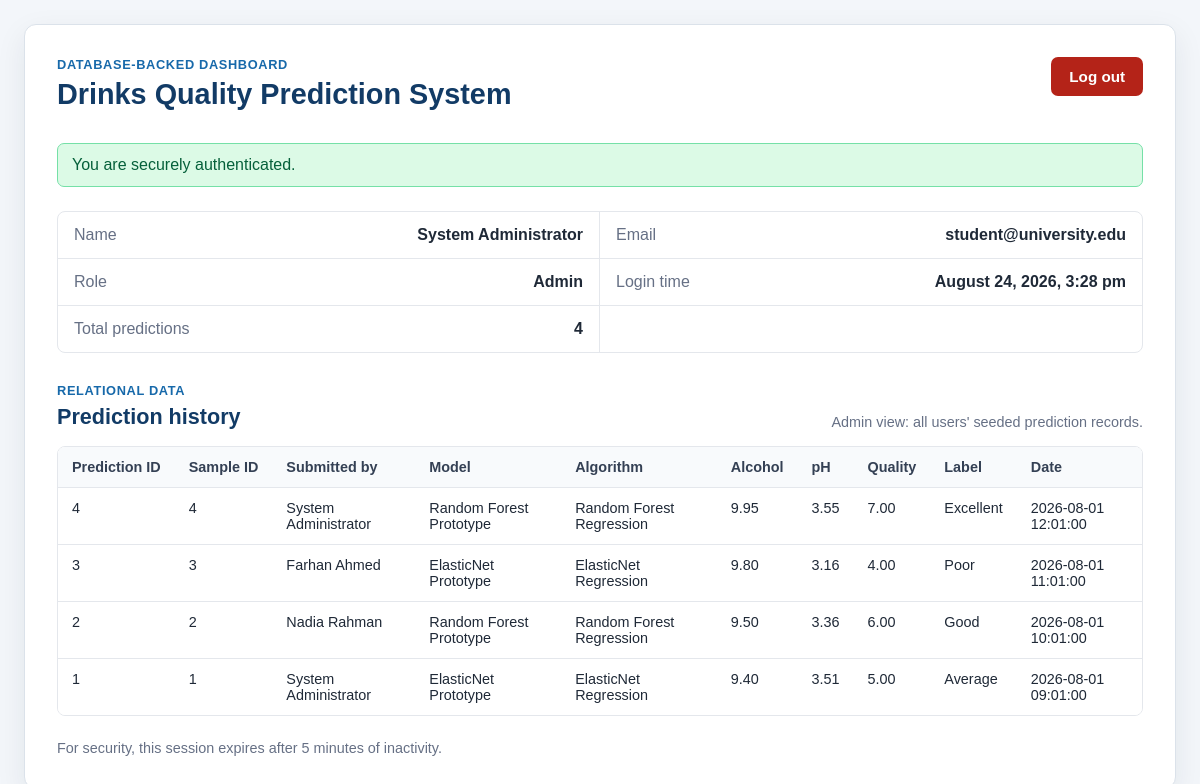
/week4_php_auth/dashboard.php (signed in), run on the app's committed database.
### tables this page shows
CREATE TABLE predictions (
    prediction_id INT UNSIGNED AUTO_INCREMENT PRIMARY KEY,
    sample_id INT UNSIGNED NOT NULL,
    model_id INT UNSIGNED NOT NULL,
    predicted_quality DECIMAL(5,2) NOT NULL,
    quality_label VARCHAR(30) NOT NULL,
    created_at TIMESTAMP NOT NULL DEFAULT CURRENT_TIMESTAMP,
    INDEX idx_predictions_sample_id (sample_id),
    INDEX idx_predictions_model_id (model_id),
    INDEX idx_predictions_created_at (created_at),
    CONSTRAINT fk_predictions_sample
        FOREIGN KEY (sample_id)
        REFERENCES drink_samples (sample_id)
        ON UPDATE CASCADE
        ON DELETE CASCADE,
    CONSTRAINT fk_predictions_model
        FOREIGN KEY (model_id)
        REFERENCES models (model_id)
        ON UPDATE CASCADE
        ON DELETE RESTRICT
);

CREATE TABLE drink_samples (
    sample_id INT UNSIGNED AUTO_INCREMENT PRIMARY KEY,
    user_id INT UNSIGNED NOT NULL,
    fixed_acidity DECIMAL(6,3) NOT NULL,
    volatile_acidity DECIMAL(6,3) NOT NULL,
    citric_acid DECIMAL(6,3) NOT NULL,
    residual_sugar DECIMAL(7,3) NOT NULL,
    chlorides DECIMAL(7,4) NOT NULL,
    free_sulfur_dioxide DECIMAL(7,2) NOT NULL,
    total_sulfur_dioxide DECIMAL(7,2) NOT NULL,
    density DECIMAL(7,5) NOT NULL,
    ph DECIMAL(4,2) NOT NULL,
    sulphates DECIMAL(5,3) NOT NULL,
    alcohol DECIMAL(5,2) NOT NULL,
    created_at TIMESTAMP NOT NULL DEFAULT CURRENT_TIMESTAMP,
    INDEX idx_drink_samples_user_id (user_id),
    CONSTRAINT fk_drink_samples_user
        FOREIGN KEY (user_id)
        REFERENCES users (user_id)
        ON UPDATE CASCADE
        ON DELETE CASCADE
);

CREATE TABLE users (
    user_id INT UNSIGNED AUTO_INCREMENT PRIMARY KEY,
    full_name VARCHAR(100) NOT NULL,
    email VARCHAR(120) NOT NULL,
    password_hash VARCHAR(255) NOT NULL,
    role ENUM('Admin', 'User') NOT NULL DEFAULT 'User',
    bio TEXT NULL,
    created_at TIMESTAMP NOT NULL DEFAULT CURRENT_TIMESTAMP,
    CONSTRAINT uq_users_email UNIQUE (email)
);

CREATE TABLE models (
    model_id INT UNSIGNED AUTO_INCREMENT PRIMARY KEY,
    model_name VARCHAR(100) NOT NULL,
    algorithm VARCHAR(100) NOT NULL,
    model_version VARCHAR(30) NOT NULL,
    accuracy DECIMAL(5,2) NULL DEFAULT NULL,
    is_active BOOLEAN NOT NULL DEFAULT TRUE,
    created_at TIMESTAMP NOT NULL DEFAULT CURRENT_TIMESTAMP,
    CONSTRAINT uq_models_name_version UNIQUE (model_name, model_version)
);

### week4_php_auth/dashboard.php (the view, shortened to what this page needs)
<?php
$user_id = (int) $_SESSION['user_id'];
$user_name = $_SESSION['user_name'] ?? 'User';
$user_email = $_SESSION['user_email'];
$user_role = $_SESSION['user_role'] ?? 'User';
$login_time = (int) ($_SESSION['login_time'] ?? time());
$is_admin = $user_role === 'Admin';
$predictions = [];
$dashboard_error = '';
require_once __DIR__ . '/config/db.php';
if ($pdo instanceof PDO) {
    try {
        $query = 'SELECT
                    p.prediction_id,
                    ds.sample_id,
                    u.full_name AS record_owner,
                    m.model_name,
                    m.algorithm,
                    ds.alcohol,
                    ds.ph,
                    p.predicted_quality,
                    p.quality_label,
                    p.created_at AS prediction_date
                  FROM predictions AS p
                  INNER JOIN drink_samples AS ds
                    ON p.sample_id = ds.sample_id
                  INNER JOIN users AS u
                    ON ds.user_id = u.user_id
                  INNER JOIN models AS m
                    ON p.model_id = m.model_id';
        if ($is_admin) {
            $query .= ' ORDER BY p.created_at DESC';
            $statement = $pdo->prepare($query);
            $statement->execute();
        } else {
            $query .= ' WHERE ds.user_id = :user_id ORDER BY p.created_at DESC';
            $statement = $pdo->prepare($query);
            $statement->execute(['user_id' => $user_id]);
        }
        $predictions = $statement->fetchAll();
    } catch (PDOException $exception) {
        error_log('Dashboard prediction query failed: ' . $exception->getMessage());
        $dashboard_error = 'Prediction history is temporarily unavailable. Please check that MySQL is running and try again.';
    }
} else {
    $dashboard_error = $database_connection_error !== ''
        ? $database_connection_error
        : 'Prediction history is temporarily unavailable.';
}
$prediction_count = count($predictions);
function escape_output($value): string
{
    return htmlspecialchars((string) $value, ENT_QUOTES, 'UTF-8');
}
?>
<!DOCTYPE html>
<html lang="en">
<head>
    <link rel="stylesheet" href="assets/style.css">
</head>
<body>
    <main class="page-center dashboard-page">
        <section class="card dashboard-card">
            <div class="dashboard-header">
                <div>
                    <p class="eyebrow">Database-backed dashboard</p>
                    <h1>Drinks Quality Prediction System</h1>
                </div>
                <a href="logout.php" class="button logout-button">Log out</a>
            </div>
            <div class="message success" role="status">
                You are securely authenticated.
            </div>
            <div class="account-details dashboard-meta-grid">
                <div class="detail-row">
                    <span>Name</span>
                    <strong><?php echo escape_output($user_name); ?></strong>
                </div>
                <div class="detail-row">
                    <span>Email</span>
                    <strong><?php echo escape_output($user_email); ?></strong>
                </div>
                <div class="detail-row">
                    <span>Role</span>
                    <strong><?php echo escape_output($user_role); ?></strong>
                </div>
                <div class="detail-row">
                    <span>Login time</span>
                    <strong><?php echo escape_output(date('F j, Y, g:i a', $login_time)); ?></strong>
                </div>
                <div class="detail-row">
                    <span>Total predictions</span>
                    <strong><?php echo escape_output($prediction_count); ?></strong>
                </div>
            </div>
            <section class="history-section" aria-labelledby="history-title">
                <div class="history-heading">
                    <div>
                        <p class="eyebrow">Relational data</p>
                        <h2 id="history-title">Prediction history</h2>
                    </div>
                    <p>
                        <?php if ($is_admin): ?>
                            Admin view: all users' seeded prediction records.
                        <?php else: ?>
                            User view: only your prediction records.
                        <?php endif; ?>
                    </p>
                </div>
                <?php if ($dashboard_error === '' && $predictions === []): ?>
                    <div class="empty-state" role="status">
                        No prediction history is available for this account yet.
                    </div>
                <?php elseif ($predictions !== []): ?>
                    <div class="table-wrapper">
                        <table>
                            <thead>
                                <tr>
                                    <th scope="col">Prediction ID</th>
                                    <th scope="col">Sample ID</th>
                                    <?php if ($is_admin): ?>
                                        <th scope="col">Submitted by</th>
                                    <?php endif; ?>
                                    <th scope="col">Model</th>
                                    <th scope="col">Algorithm</th>
                                    <th scope="col">Alcohol</th>
                                    <th scope="col">pH</th>
                                    <th scope="col">Quality</th>
                                    <th scope="col">Label</th>
                                    <th scope="col">Date</th>
                                </tr>
                            </thead>
                            <tbody>
                                <?php foreach ($predictions as $prediction): ?>
                                    <tr>
                                        <td><?php echo escape_output($prediction['prediction_id']); ?></td>
                                        <td><?php echo escape_output($prediction['sample_id']); ?></td>
                                        <?php if ($is_admin): ?>
                                            <td><?php echo escape_output($prediction['record_owner']); ?></td>
                                        <?php endif; ?>
                                        <td><?php echo escape_output($prediction['model_name']); ?></td>
                                        <td><?php echo escape_output($prediction['algorithm']); ?></td>
                                        <td><?php echo escape_output(number_format((float) $prediction['alcohol'], 2)); ?></td>
                                        <td><?php echo escape_output(number_format((float) $prediction['ph'], 2)); ?></td>
                                        <td><?php echo escape_output(number_format((float) $prediction['predicted_quality'], 2)); ?></td>
                                        <td><?php echo escape_output($prediction['quality_label']); ?></td>
                                        <td><?php echo escape_output($prediction['prediction_date']); ?></td>
                                    </tr>
                                <?php endforeach; ?>
                            </tbody>
                        </table>
                    </div>
                <?php endif; ?>
            </section>
            <p class="timeout-note">For security, this session expires after 5 minutes of inactivity.</p>
        </section>
    </main>
</body>
</html>

### week4_php_auth/assets/style.css (style rules this page uses)
* { box-sizing: border-box; }
body { margin: 0; min-height: 100vh; font-family: Arial, sans-serif; color: #1f2937; background: #f3f6fa; }
.page-center { min-height: 100vh; display: flex; align-items: center; justify-content: center; padding: 24px; }
.card { width: 100%; background: #ffffff; border: 1px solid #dbe2ea; border-radius: 12px; box-shadow: 0 10px 30px rgba(31, 41, 55, 0.08); }
.dashboard-card { max-width: 1180px; padding: 32px; }
h1 { margin: 0 0 8px; color: #123b66; font-size: 1.8rem; }
.subtitle, .timeout-note { margin: 0 0 24px; color: #667085; }
.button { display: inline-block; border: 0; border-radius: 7px; padding: 11px 18px; font-size: 0.95rem; font-weight: 700; text-align: center; text-decoration: none; cursor: pointer; }
.logout-button { color: #ffffff; background: #b42318; }
.message { margin: 18px 0; padding: 12px 14px; border-radius: 7px; }
.success { color: #05603a; background: #dcfae6; border: 1px solid #75e0a7; }
.dashboard-header { display: flex; align-items: flex-start; justify-content: space-between; gap: 20px; margin-bottom: 24px; }
.eyebrow { margin: 0 0 6px; color: #1769aa; font-weight: 700; text-transform: uppercase; letter-spacing: 0.05em; font-size: 0.8rem; }
.account-details { margin: 24px 0; border: 1px solid #e4e7ec; border-radius: 8px; overflow: hidden; }
.dashboard-page { align-items: flex-start; }
.dashboard-meta-grid { display: grid; grid-template-columns: repeat(2, minmax(0, 1fr)); }
.detail-row { display: flex; justify-content: space-between; gap: 20px; padding: 14px 16px; border-bottom: 1px solid #e4e7ec; }
.detail-row:last-child { border-bottom: 0; }
.dashboard-meta-grid .detail-row { border-right: 1px solid #e4e7ec; }
.dashboard-meta-grid .detail-row:nth-child(even) { border-right: 0; }
.detail-row span { color: #667085; }
.timeout-note { margin: 24px 0 0; font-size: 0.9rem; }
.history-section { margin-top: 30px; }
.history-heading { display: flex; align-items: flex-end; justify-content: space-between; gap: 20px; margin-bottom: 16px; }
.history-heading h2 { margin: 0; color: #123b66; font-size: 1.35rem; }
.history-heading > p { margin: 0; color: #667085; font-size: 0.9rem; }
.table-wrapper { overflow-x: auto; border: 1px solid #e4e7ec; border-radius: 8px; }
table { width: 100%; border-collapse: collapse; min-width: 930px; background: #ffffff; }
th, td { padding: 12px 14px; border-bottom: 1px solid #e4e7ec; text-align: left; vertical-align: top; font-size: 0.9rem; }
th { color: #344054; background: #f8fafc; white-space: nowrap; }
tbody tr:last-child td { border-bottom: 0; }

### data on the page
predictions: prediction_id "4", sample.sample_id "4", users.full_name "System Administrator", model.model_name "Random Forest Prototype", model.algorithm "Random Forest Regression", sample.alcohol "9.95", sample.ph "3.55", predicted_quality "7.00", quality_label "Excellent", created_at "2026-08-01 12:01:00"
predictions: prediction_id "3", sample.sample_id "3", users.full_name "Farhan Ahmed", model.model_name "ElasticNet Prototype", model.algorithm "ElasticNet Regression", sample.alcohol "9.80", sample.ph "3.16", predicted_quality "4.00", quality_label "Poor", created_at "2026-08-01 11:01:00"
predictions: prediction_id "2", sample.sample_id "2", users.full_name "Nadia Rahman", model.model_name "Random Forest Prototype", model.algorithm "Random Forest Regression", sample.alcohol "9.50", sample.ph "3.36", predicted_quality "6.00", quality_label "Good", created_at "2026-08-01 10:01:00"
predictions: prediction_id "1", sample.sample_id "1", users.full_name "System Administrator", model.model_name "ElasticNet Prototype", model.algorithm "ElasticNet Regression", sample.alcohol "9.40", sample.ph "3.51", predicted_quality "5.00", quality_label "Average", created_at "2026-08-01 09:01:00"

### other printed values
escape_output($user_name) "System Administrator"
escape_output($user_email) "student@university.edu"
escape_output($user_role) "Admin"
escape_output($prediction_count) "4"
